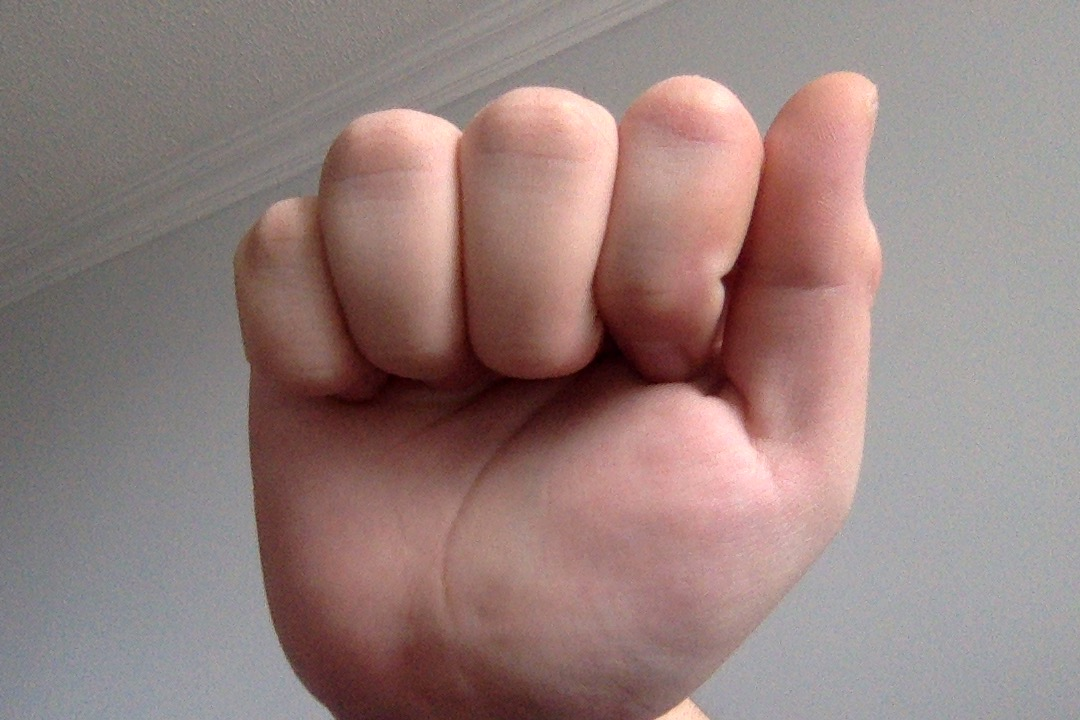
#> input picture tests_img/test4.jpeg, 1080 x 720 px, found by its file name
$ jupyter execute --allow-errors ASL_v1.ipynb   (shell and % lines are left out)
#> lines starting #> are read from the running program, lines starting #| are printed output that depends on the picture
## Data Preparation

[cell 1]
import numpy as np # matrix operations
import pandas as pd # data processing, CSV file processing

# Imports Keras for Deep Learning Model
from tensorflow.keras.layers import Conv2D, Dense, Dropout, Flatten,MaxPooling2D, LeakyReLU
from tensorflow.keras.models import Sequential
from tensorflow.keras.preprocessing.image import ImageDataGenerator

# import image processor and data visualization tool
import cv2
from matplotlib import pyplot as plt
from glob import glob
import random

# trainning data files are in the "../input/asl_alphabet_train/asl_alphabet_train/" directory.
# test data files are in the "../input/asl_alphabet_train/asl_alphabet_train/" directory.

[cell 2]
def plot_samples(letter):
    print("check images for letter " + letter)
    base_path = '../input/asl_alphabet_train/asl_alphabet_train/'
    img_path = base_path + letter + '/**'
    all_contents = glob(img_path)

    plt.figure(figsize = (16,16))
    imgs = random.sample(all_contents, 3)

    print("image shape: " + str(cv2.imread(imgs[0]).shape))

    plt.subplot(1,3,1)
    plt.imshow(cv2.imread(imgs[0]))
    plt.subplot(1,3,2)
    plt.imshow(cv2.imread(imgs[1]))
    plt.subplot(1,3,3)
    plt.imshow(cv2.imread(imgs[2]))
    return

#> (the rest of this cell did not finish here and is left out)

## Data Augumentation

[cell 3]
data_dir = "../input/asl-alphabet/asl_alphabet_train/asl_alphabet_train/"
target_size = (64, 64)
target_dims = (64, 64, 3)
num_classes = 29

#> (the rest of this cell did not finish here and is left out)

## Create CNN Model

[cell 4]
def create_model():
    my_model = Sequential()
    my_model.add(Conv2D(32, kernel_size=2, strides=1, input_shape=target_dims, padding="SAME"))
    my_model.add(LeakyReLU())
    my_model.add(MaxPooling2D(pool_size=(2,2)))
    my_model.add(Dropout(0.5))
    my_model.add(Conv2D(128, kernel_size=3, strides=1, padding="SAME"))
    my_model.add(LeakyReLU())
    my_model.add(MaxPooling2D(pool_size=(3,3)))
    my_model.add(Dropout(0.5))
    my_model.add(Conv2D(128, kernel_size=4, strides=1, padding="SAME"))
    my_model.add(LeakyReLU())
    my_model.add(MaxPooling2D(pool_size=(4,4)))
    my_model.add(Dropout(0.5))
    my_model.add(Conv2D(256, kernel_size=4, strides=1, padding="SAME"))
    my_model.add(LeakyReLU())
    my_model.add(MaxPooling2D(pool_size=(2,2)))
    my_model.add(Flatten())
    my_model.add(Dropout(0.5))
    my_model.add(Dense(512, activation='relu'))
    my_model.add(Dense(num_classes, activation='softmax'))
    my_model.compile(optimizer='nadam', loss='categorical_crossentropy', metrics=["accuracy"])
    return my_model

#> (a cell that did not finish here is left out)

## Train CNN Model

#> (a cell that did not finish here is left out)

#> (a cell that did not finish here is left out)

## Evaluation

[cell 8]
img = cv2.imread('../input/test-img-sets/test4.jpeg')
#> img is the input picture: shape (720, 1080, 3); mean B, G, R 125.3, 128.1, 149.9
plt.imshow(img)
#> (the rest of this cell did not finish here and is left out)


[cell 9]
test_img = cv2.resize(img, (64,64), interpolation = cv2.INTER_CUBIC)
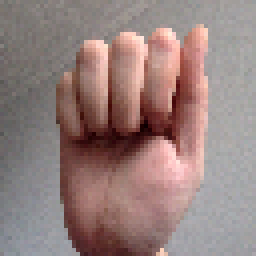
#> test_img: shape (64, 64, 3) (shown 4 times larger); mean B, G, R 125.3, 128.2, 150
plt.imshow(test_img)
test_img = np.array([test_img])
test_img.shape
#> Out = (1, 64, 64, 3)

#> (a cell that did not finish here is left out)

## Try SVM and other Models

#> (a cell that did not finish here is left out)

## Featurizers

Concatenates 3 global features into a single global feature and then saves it in a HDF5 file

[cell 12]
# featurizer1: Image Moments
def f1_image_moments(image):
    image = cv2.cvtColor(image, cv2.COLOR_BGR2GRAY)
    feature = cv2.HuMoments(cv2.moments(image)).flatten()
    return feature

# featurizer2: Color Histogram
def f2_color_histogram(image, mask=None):
    image = cv2.cvtColor(image, cv2.COLOR_BGR2HSV)
    hist  = cv2.calcHist([image], [0, 1, 2], None, [8, 8, 8], [0, 256, 0, 256, 0, 256])
    cv2.normalize(hist, hist)
    return hist.flatten()

# featurizer3: Histogram of Oriented Gradients (be careful: this featurizer will generate a very large size data)
def f3_hog(image):
    hog = cv2.HOGDescriptor()
    h = hog.compute(image)
    return h.flatten()

## Data Preparation

[cell 13]
# get the training dataset
train_path = '../input/asl_alphabet_train/asl_alphabet_train/'
#> (the rest of this cell did not finish here and is left out)

[cell 14]
test_global_features = []
test_labels = []

#> (the rest of this cell did not finish here and is left out)

#> (a cell that did not finish here is left out)

## Create Models

[cell 16]
# create all the machine learning models
models = []
#> (the rest of this cell did not finish here and is left out)

## Trainning Models

[cell 17]
# filter all the warnings
import warnings
warnings.filterwarnings('ignore')

# variables to hold the results and names
results = []
names = []

# K-fold cross validation take k = 8
for name, model in models:
    kfold = KFold(n_splits=10, random_state=7)
    cv_results = cross_val_score(model, train_data, train_labels, cv=kfold, scoring='accuracy')
    results.append(cv_results)
    names.append(name)
    msg = "%s: %f (%f)" % (name, cv_results.mean(), cv_results.std())
    print(msg)

# boxplot algorithm comparison
#> (the rest of this cell did not finish here and is left out)


$ run again, with tests_img/test1.jpeg copied over tests_img/test4.jpeg
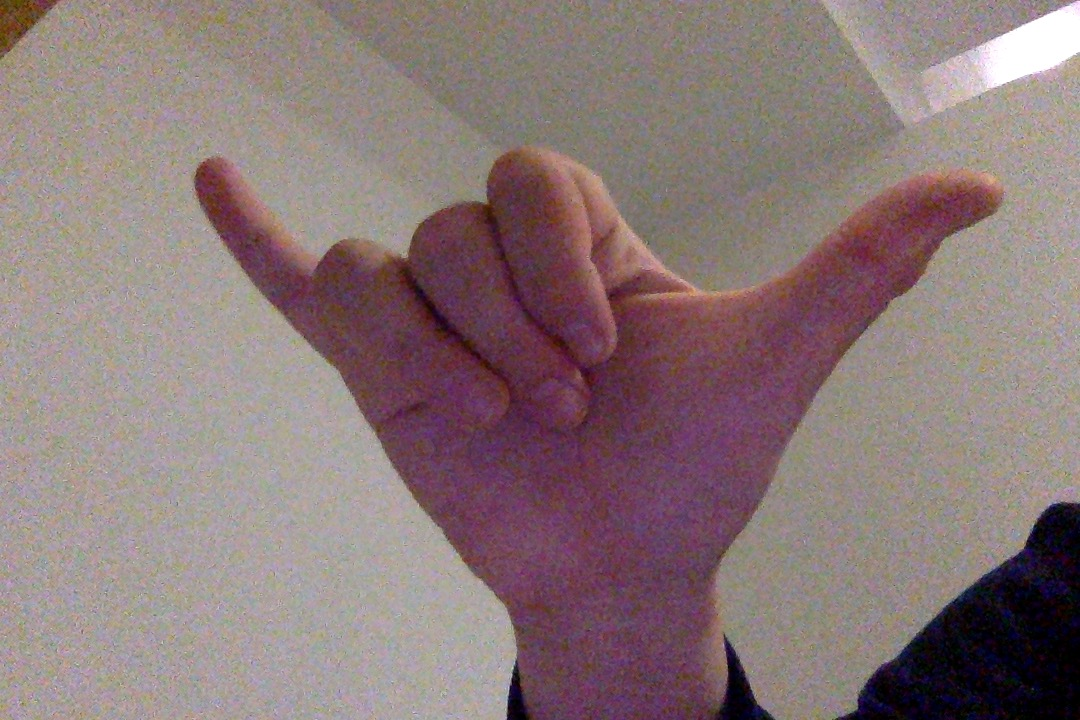
#> input picture tests_img/test1.jpeg, 1080 x 720 px, found by its file name
#> img is the input picture: shape (720, 1080, 3); mean B, G, R 120.1, 120, 138.3
#> `test_img = cv2.resize(img, (64,64), interpolation = cv2.INTER_CUBIC)`:
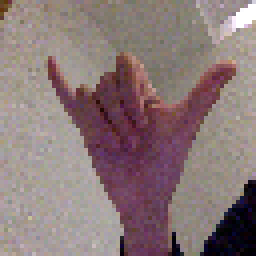
#> test_img: shape (64, 64, 3) (shown 4 times larger); mean B, G, R 119.9, 119.9, 138.1

$ run again, with tests_img/test2.jpeg copied over tests_img/test4.jpeg
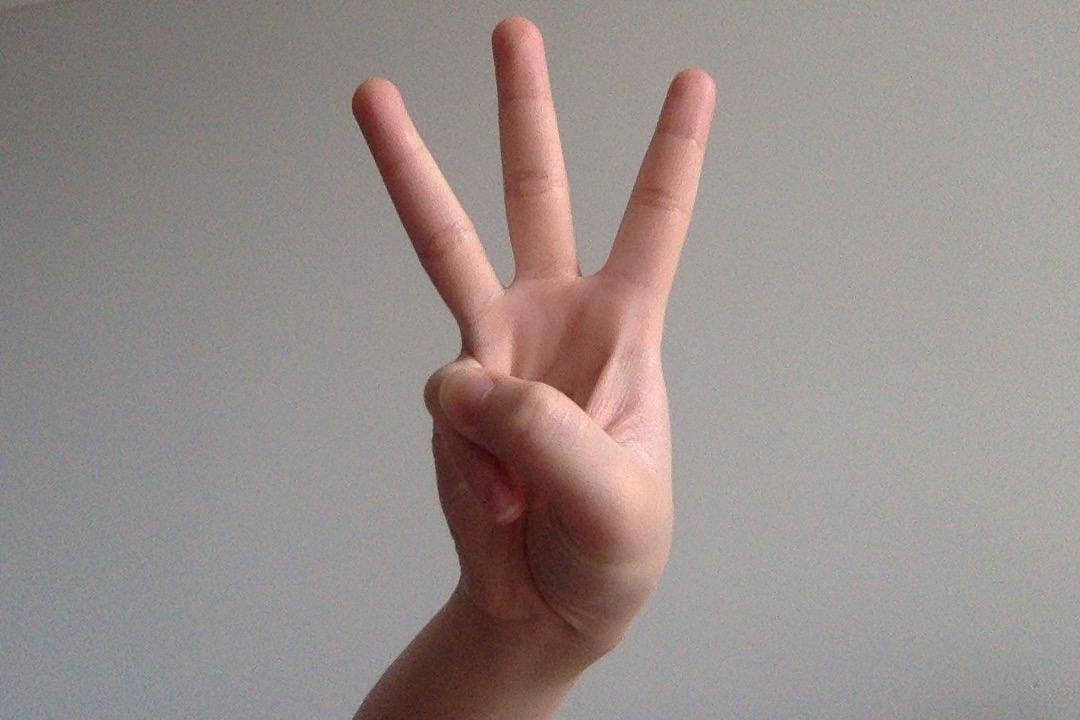
#> input picture tests_img/test2.jpeg, 1080 x 720 px, found by its file name
#> img is the input picture: shape (720, 1080, 3); mean B, G, R 138.3, 141.5, 151.7
#> `test_img = cv2.resize(img, (64,64), interpolation = cv2.INTER_CUBIC)`:
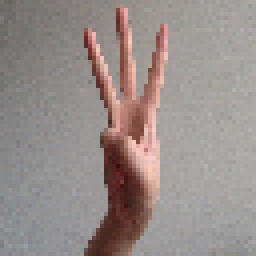
#> test_img: shape (64, 64, 3) (shown 4 times larger); mean B, G, R 138.3, 141.6, 151.7

$ run again, with tests_img/test3.jpeg copied over tests_img/test4.jpeg
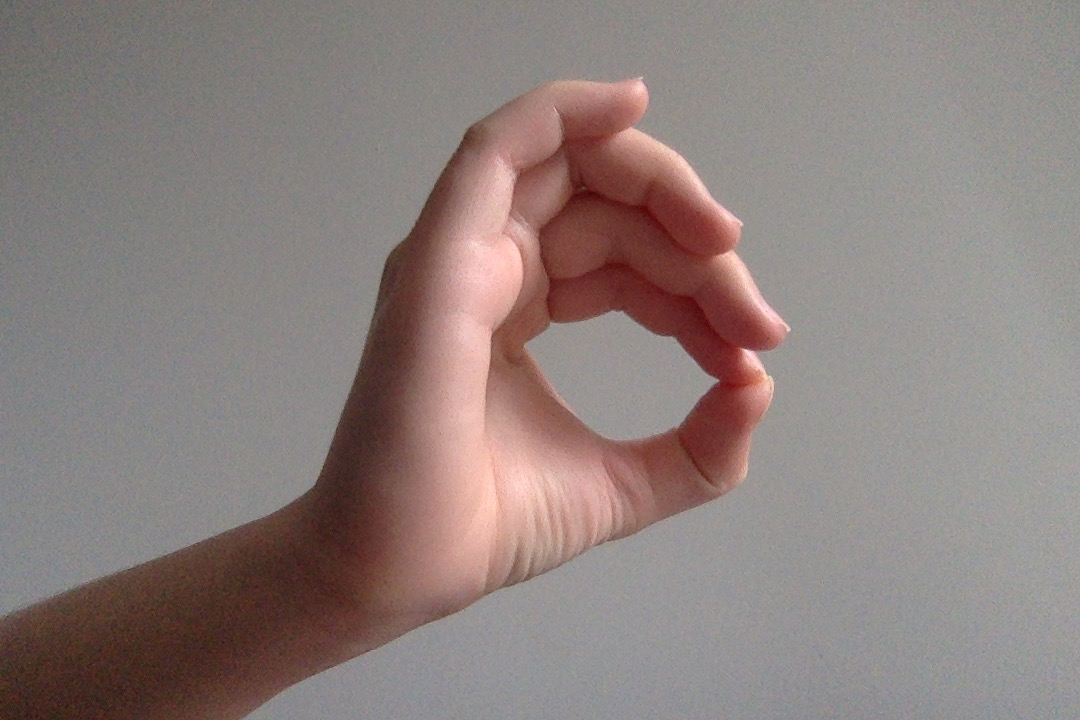
#> input picture tests_img/test3.jpeg, 1080 x 720 px, found by its file name
#> img is the input picture: shape (720, 1080, 3); mean B, G, R 124.6, 127.6, 140.7
#> `test_img = cv2.resize(img, (64,64), interpolation = cv2.INTER_CUBIC)`:
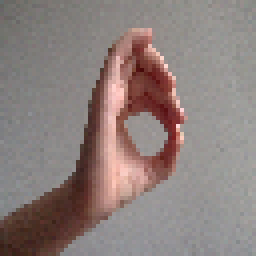
#> test_img: shape (64, 64, 3) (shown 4 times larger); mean B, G, R 124.5, 127.5, 140.6
